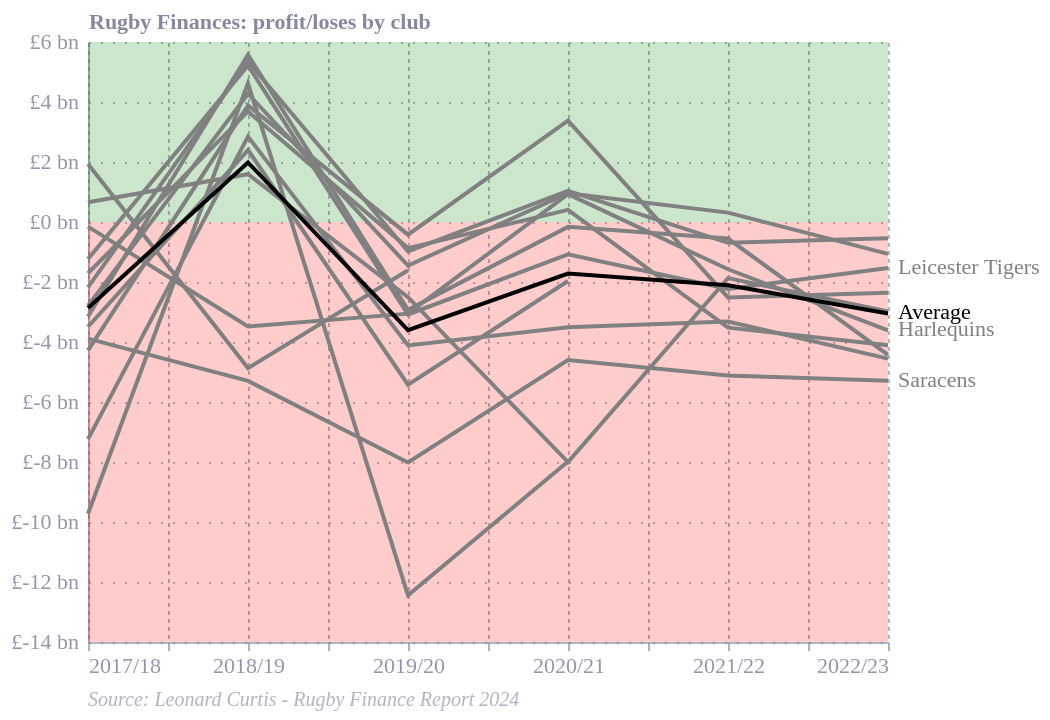

Describe this chart as a Vega-Lite specification.
### Vega-Lite specification from a JSON file in a GitHub repository (floating-point values rounded to 4 significant figures)
{"config": {"font": "Circular Std", "text": {"color": "#676A86", "align": "left", "baseline": "middle", "dx": 7, "dy": 0, "fontSize": 11}, "view": {"stroke": null, "continuousWidth": 400, "continuousHeight": 300, "discreteWidth": 400, "discreteHeight": 300}, "range": {"category": ["#36B7B4", "#E6224B", "#F4C245", "#0063AF", "#00A767", "#179FDB", "#EB5C2E"], "diverging": ["#E6224B", "#E54753", "#C9C9C9", "#179FDB", "#122B39"], "heatmap": ["#C9C9C9", "#179FDB", "#0063AF", "#122B39"], "ordinal": ["#00A767", "#36B7B4", "#179FDB", "#0063AF", "#243B5A"]}, "bar": {"color": "#179fdb"}, "line": {"color": "#e6224b"}, "rule": {"color": "#676A86"}, "area": {"opacity": 0.3}, "point": {"filled": true, "size": 80, "color": "#e6224b", "opacity": 0.95}, "geoshape": {"stroke": "white", "strokeWidth": 0.3}, "rect": {"fill": "#d6d4d4", "opacity": 0.3}, "axis": {"labelColor": "#676A86", "labelFontSize": 11, "labelFont": "Circular Std", "labelOpacity": 0.7, "tickColor": "#676A86", "tickOpacity": 0.5, "domainColor": "#676A86", "domainOpacity": 0.5, "gridColor": "#676A86", "gridDash": [2, 2], "gridOpacity": 0.5, "title": null, "titleColor": "#676A86", "titleOpacity": 0.8, "tickSize": 4}, "axisXDiscrete": {"grid": false, "labelAngle": 0, "tickCount": 10, "tickOpacity": 0.5, "title": null}, "axisYDiscrete": {"ticks": false, "labelPadding": 5}, "axisXTemporal": {"grid": false, "ticks": true}, "axisXQuantitative": {"grid": true}, "axisYQuantitative": {"gridColor": "#676A86", "gridDash": [1, 5], "gridOpacity": 0.5, "ticks": false, "labelPadding": 5, "tickCount": 8, "titleAngle": 0, "titleAlign": "left", "titleBaseline": "bottom", "titleX": 0, "titleY": -5}, "title": {"color": "#676A86E6", "subtitleColor": "#676A86", "font": "Circular Std", "subtitleFont": "Circular Std", "anchor": "start", "fontSize": 14, "subtitleFontSize": 12, "subtitlePadding": 4, "offset": 0, "frame": "group"}, "legend": {"titleColor": "#122b39", "title": null, "labelColor": "#122b39", "labelFontSize": 11}}, "layer": [{"data": {"name": "data-5450d60485ea4fdece1cf38b69c78b6b"}, "mark": {"type": "area", "color": "green", "opacity": 0.2}, "encoding": {"x": {"field": "year", "type": "quantitative"}, "y": {"field": "y1", "type": "quantitative"}, "y2": {"field": "y0"}}}, {"data": {"name": "data-af39f13e64233e945aba1bef4ad8f349"}, "mark": {"type": "area", "color": "red", "opacity": 0.2}, "encoding": {"x": {"field": "year", "type": "quantitative"}, "y": {"field": "y1", "type": "quantitative"}, "y2": {"field": "y0"}}}, {"data": {"name": "data-71952b3c45e8049ad18d0400b12abc47"}, "mark": {"type": "line"}, "encoding": {"color": {"condition": {"test": "(datum.club === 'Average')", "value": "black"}, "value": "grey"}, "detail": {"field": "club", "type": "nominal"}, "x": {"axis": {"labelExpr": " \"20\" + datum.value + \"/\" + (datum.value + 1)"}, "field": "year", "type": "quantitative"}, "y": {"axis": {"labelExpr": "\"£\" + datum.value / 1000 + \" bn\""}, "field": "amt", "title": "Rugby Finances: profit/loses by club", "type": "quantitative"}}}, {"data": {"name": "data-71952b3c45e8049ad18d0400b12abc47"}, "mark": {"type": "text", "align": "left", "color": "black", "dx": 5}, "encoding": {"color": {"condition": {"test": "(datum.club === 'Average')", "value": "black"}, "value": "grey"}, "detail": {"field": "club", "type": "nominal"}, "text": {"field": "club", "type": "nominal"}, "x": {"axis": {"labelExpr": " \"20\" + datum.value + \"/\" + (datum.value + 1)"}, "field": "year", "type": "quantitative"}, "y": {"axis": {"labelExpr": "\"£\" + datum.value / 1000 + \" bn\""}, "field": "amt", "title": "Rugby Finances: profit/loses by club", "type": "quantitative"}}, "transform": [{"filter": {"field": "club", "oneOf": ["Average", "Saracens", "Harlequins", "Leicester Tigers"]}}, {"window": [{"op": "rank", "field": "", "as": "rank"}], "groupby": ["club"], "sort": [{"field": "year", "order": "descending"}]}, {"filter": "datum.rank == 1"}]}], "title": {"text": "Source: Leonard Curtis - Rugby Finance Report 2024", "color": "#676A8680", "dx": 0, "fontSize": 10, "fontStyle": "italic", "fontWeight": "normal", "frame": "group", "offset": 7, "orient": "bottom"}, "$schema": "https://vega.github.io/schema/vega-lite/v5.20.1.json", "datasets": {"data-5450d60485ea4fdece1cf38b69c78b6b": [{"year": 17, "y0": 6000, "y1": 0}, {"year": 22, "y0": 6000, "y1": 0}], "data-af39f13e64233e945aba1bef4ad8f349": [{"year": 17, "y0": 0, "y1": -14000}, {"year": 22, "y0": 0, "y1": -14000}], "data-71952b3c45e8049ad18d0400b12abc47": [{"club": "Gloucester Rugby", "year": 17, "amt": -2181.0}, {"club": "Northampton Saints", "year": 17, "amt": -2788.0}, {"club": "Leicester Tigers", "year": 17, "amt": -1236.0}, {"club": "Newcastle Falcons", "year": 17, "amt": -4278.0}, {"club": "Exeter Chiefs", "year": 17, "amt": 659.0}, {"club": "Harlequins", "year": 17, "amt": -154.0}, {"club": "Sale Sharks", "year": 17, "amt": -1709.0}, {"club": "Bath Rugby", "year": 17, "amt": -3149.0}, {"club": "Bristol Bears", "year": 17, "amt": -7236.0}, {"club": "Saracens", "year": 17, "amt": -3887.0}, {"club": "London Irish", "year": 17, "amt": -3492.0}, {"club": "Wasps", "year": 17, "amt": -9723.0}, {"club": "Worcester Warriors", "year": 17, "amt": 1933.0}, {"club": "Gloucester Rugby", "year": 18, "amt": 5353.0}, {"club": "Northampton Saints", "year": 18, "amt": 4275.0}, {"club": "Leicester Tigers", "year": 18, "amt": 5218.0}, {"club": "Newcastle Falcons", "year": 18, "amt": 3882.0}, {"club": "Exeter Chiefs", "year": 18, "amt": 1594.0}, {"club": "Harlequins", "year": 18, "amt": -3482.0}, {"club": "Sale Sharks", "year": 18, "amt": 3687.0}, {"club": "Bath Rugby", "year": 18, "amt": 5573.0}, {"club": "Bristol Bears", "year": 18, "amt": 2845.0}, {"club": "Saracens", "year": 18, "amt": -5296.0}, {"club": "London Irish", "year": 18, "amt": 2398.0}, {"club": "Wasps", "year": 18, "amt": 4624.0}, {"club": "Worcester Warriors", "year": 18, "amt": -4870.0}, {"club": "Gloucester Rugby", "year": 19, "amt": -982.0}, {"club": "Northampton Saints", "year": 19, "amt": -1450.0}, {"club": "Leicester Tigers", "year": 19, "amt": -3082.0}, {"club": "Newcastle Falcons", "year": 19, "amt": -422.0}, {"club": "Exeter Chiefs", "year": 19, "amt": -2505.0}, {"club": "Harlequins", "year": 19, "amt": -3054.0}, {"club": "Sale Sharks", "year": 19, "amt": -870.0}, {"club": "Bath Rugby", "year": 19, "amt": -2930.0}, {"club": "Bristol Bears", "year": 19, "amt": -4115.0}, {"club": "Saracens", "year": 19, "amt": -8016.0}, {"club": "London Irish", "year": 19, "amt": -5423.0}, {"club": "Wasps", "year": 19, "amt": -12440.0}, {"club": "Worcester Warriors", "year": 19, "amt": -1611.0}, {"club": "Gloucester Rugby", "year": 20, "amt": 1040.0}, {"club": "Northampton Saints", "year": 20, "amt": 960.0}, {"club": "Leicester Tigers", "year": 20, "amt": -1077.0}, {"club": "Newcastle Falcons", "year": 20, "amt": 3378.0}, {"club": "Exeter Chiefs", "year": 20, "amt": -8002.0}, {"club": "Harlequins", "year": 20, "amt": 928.0}, {"club": "Sale Sharks", "year": 20, "amt": 403.0}, {"club": "Bath Rugby", "year": 20, "amt": -162.0}, {"club": "Bristol Bears", "year": 20, "amt": -3512.0}, {"club": "Saracens", "year": 20, "amt": -4603.0}, {"club": "London Irish", "year": 20, "amt": -1966.0}, {"club": "Wasps", "year": 20, "amt": -7984.0}, {"club": "Worcester Warriors", "year": 20, "amt": null}, {"club": "Gloucester Rugby", "year": 21, "amt": -695.0}, {"club": "Northampton Saints", "year": 21, "amt": 313.0}, {"club": "Leicester Tigers", "year": 21, "amt": -2230.0}, {"club": "Newcastle Falcons", "year": 21, "amt": -2515.0}, {"club": "Exeter Chiefs", "year": 21, "amt": -1870.0}, {"club": "Harlequins", "year": 21, "amt": -1575.0}, {"club": "Sale Sharks", "year": 21, "amt": -3522.0}, {"club": "Bath Rugby", "year": 21, "amt": -551.0}, {"club": "Bristol Bears", "year": 21, "amt": -3320.0}, {"club": "Saracens", "year": 21, "amt": -5120.0}, {"club": "London Irish", "year": 21, "amt": null}, {"club": "Wasps", "year": 21, "amt": null}, {"club": "Worcester Warriors", "year": 21, "amt": null}, {"club": "Gloucester Rugby", "year": 22, "amt": -544.0}, {"club": "Northampton Saints", "year": 22, "amt": -1064.0}, {"club": "Leicester Tigers", "year": 22, "amt": -1536.0}, {"club": "Newcastle Falcons", "year": 22, "amt": -2360.0}, {"club": "Exeter Chiefs", "year": 22, "amt": -2983.0}, {"club": "Harlequins", "year": 22, "amt": -3615.0}, {"club": "Sale Sharks", "year": 22, "amt": -4112.0}, {"club": "Bath Rugby", "year": 22, "amt": -4429.0}, {"club": "Bristol Bears", "year": 22, "amt": -4555.0}, {"club": "Saracens", "year": 22, "amt": -5295.0}, {"club": "London Irish", "year": 22, "amt": null}, {"club": "Wasps", "year": 22, "amt": null}, {"club": "Worcester Warriors", "year": 22, "amt": null}, {"club": "Average", "year": 17, "amt": -2865.0}, {"club": "Average", "year": 18, "amt": 1985.0}, {"club": "Average", "year": 19, "amt": -3608.0}, {"club": "Average", "year": 20, "amt": -1716.0}, {"club": "Average", "year": 21, "amt": -2108.0}, {"club": "Average", "year": 22, "amt": -3049.0}]}}
